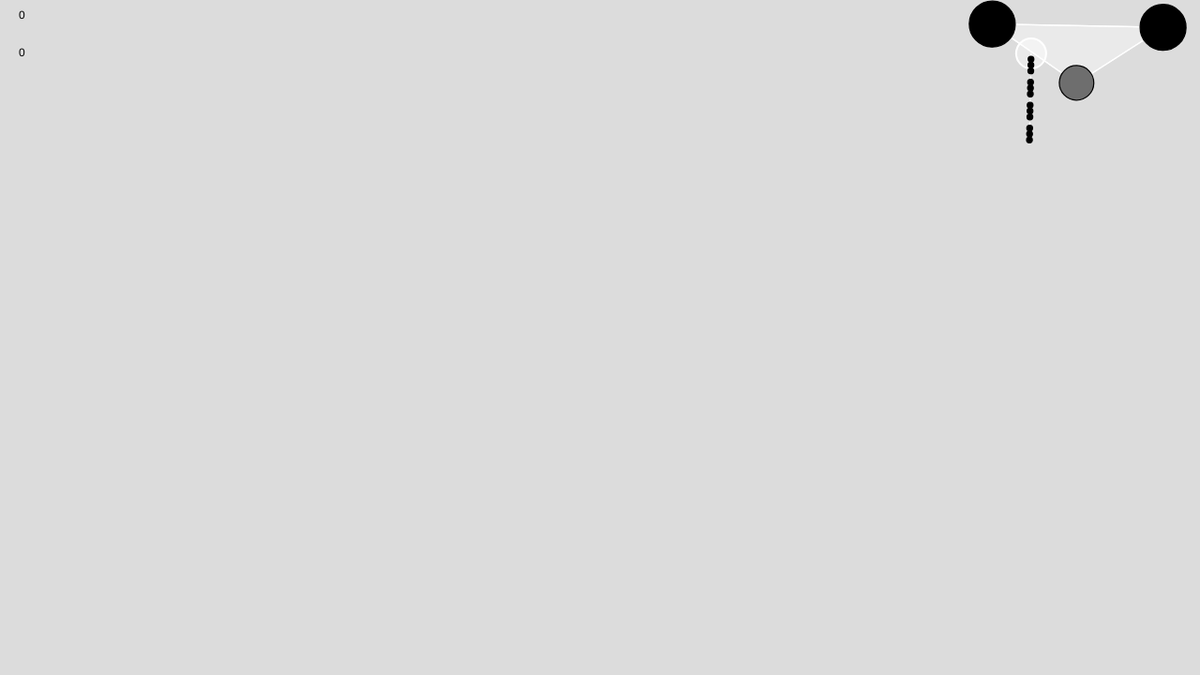
Frame 1 (no input)
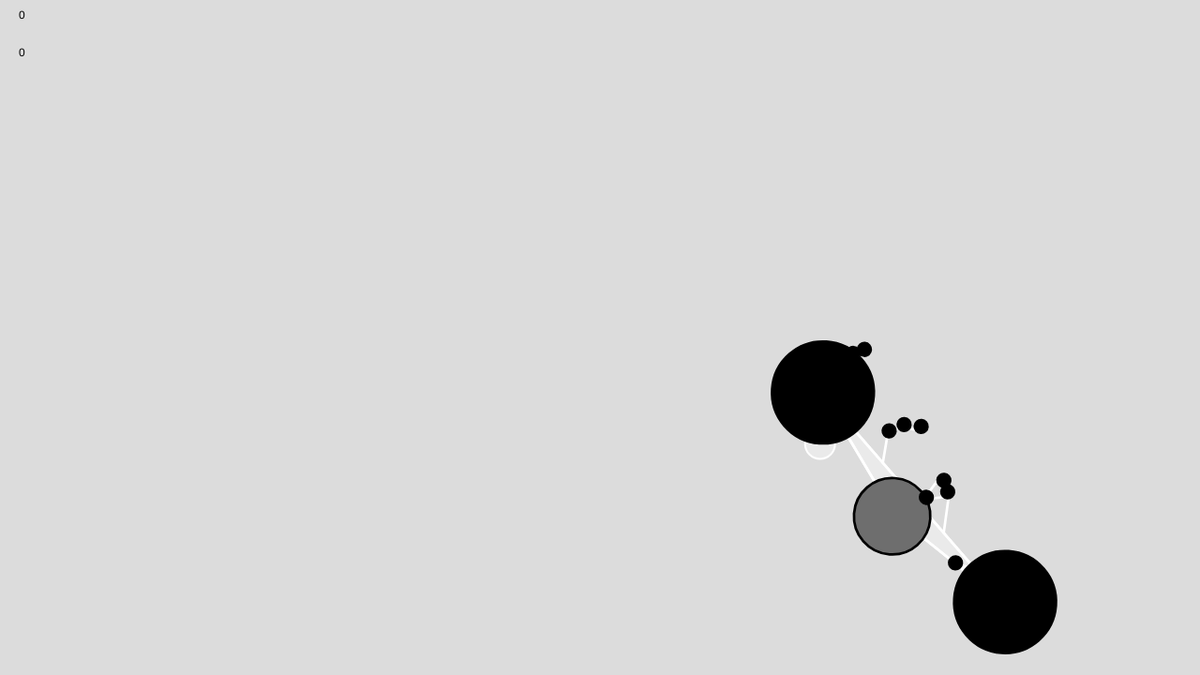
Frame 60 (no input)
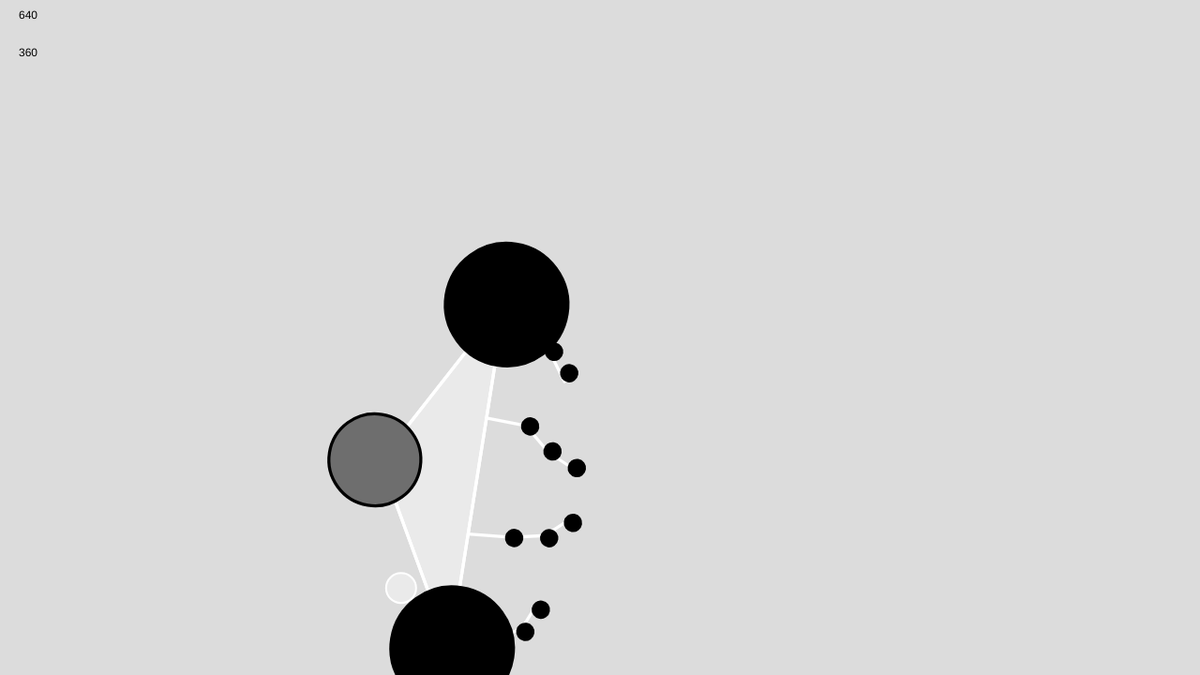
Frame 120 (the mouse pressed at the canvas centre since frame 60)

The p5.js sketch that drew these frames (run headless with seeded random() and noise() and a simulated clock; from frame 60 on, the mouse is pressed at the canvas centre):

// p5.js sketch
// ── sketch.js
let balls = [];
let springs = [];
let mover;
let count = 0;
let trigger = true;

function setup() {
  createCanvas(1280, 720);

  mover = new Mover(1100, 50);

  let a = new Ball(-50, -150 + 80, 40);
  balls.push(a);
  let b = new Ball(-50, 150 + 80, 40);
  balls.push(b);
  let c = new Ball(50, 0 + 80, 30);
  balls.push(c);

  springs.push(new Spring(a, b, 180, 0.2));
  springs.push(new Spring(b, c, 150, 0.2));
  springs.push(new Spring(c, a, 150, 0.2));

  for (let i = 0; i < 16; i++) {
    balls.push(new Ball(i * 10, 0, 5));
  }

  for (let j = 0; j < 4; j++) {
    for (let i = 3; i < 6; i++) {
      springs.push(new Spring(balls[i + j * 4], balls[i + 1 + j * 4], 15, 0.2));
    }
  }
}

function draw() {
  background(220);
  push();

  mover.update();
  mover.show();

  translate(mover.pos.x, mover.pos.y);
  rotate(mover.vel.heading());

  let a;

  if (trigger == true) {
    if (mover.pos.x < 1000 && mover.pos.y > 550 && count < PI) {
      count += 0.1;
    }
    if (count > PI) {
      count = PI;
      trigger = false;
    }
  }

  a = cos(count - PI);
  scale(1, a);
  scale(map(dist(0, mover.pos.y, 0, height), 0, 1000, 1.8, 0.01));

  beginShape();
  vertex(balls[1].pos.x, balls[1].pos.y);
  vertex(balls[2].pos.x, balls[2].pos.y);
  vertex(balls[0].pos.x, balls[0].pos.y);
  endShape(CLOSE);

  for (let s of springs) {
    s.update();
    s.display();
  }

  for (let i = 0; i < balls.length; i++) {
    let b = balls[i];
    b.drag();
    //b.bounce();
    //b.reappear()
    b.update();
    if (i !== 3 && i !== 7 && i !== 11 && i !== 15) {
      b.display();
    }
  }

  balls[3].pos.x = balls[0].pos.x;
  balls[3].pos.y = balls[0].pos.y;
  balls[7].pos.x = balls[0].pos.x;
  balls[7].pos.y = (balls[1].pos.y - balls[0].pos.y) / 3 + balls[0].pos.y;
  balls[11].pos.x = balls[1].pos.x;
  balls[11].pos.y =
    (2 * (balls[1].pos.y - balls[0].pos.y)) / 3 + balls[0].pos.y;
  balls[15].pos.x = balls[1].pos.x;
  balls[15].pos.y = balls[1].pos.y;

  for (let i = 4; i < 19; i++) {
    balls[i].applyForce(createVector(-2, 0));
  }

  strokeWeight(10);
  stroke(0);

  balls[2].pos.add(createVector(sin(frameCount * 0.1) * 5, 0));

  // balls[1].pos.add(createVector(10+sin(frameCount*0.3)*6,0))
  pop();

  strokeWeight(1);
  text(mouseX, 20, 20);
  text(mouseY, 20, 60);
}

///// CLASS /////

let C_GRAVITY = 1;
let DISTANCE_BTW_BALLS = 30;

class Spring {
  constructor(a, b, restLength, stiffness) {
    this.bobA = a;
    this.bobB = b;
    this.len = restLength;
    this.k = stiffness; // spring constant
  }
  update() {
    let vector = p5.Vector.sub(this.bobB.pos, this.bobA.pos);
    let distance = vector.mag();
    let stretch = distance - this.len;
    let strength = -1 * stretch * this.k; // hooke's law

    // force to bobB
    let force = vector.copy();
    force.normalize();
    force.mult(strength);
    this.bobB.applyForce(force);

    // force to bobB
    let force1 = vector.copy();
    force1.normalize();
    force1.mult(strength * -1);
    this.bobA.applyForce(force1);

    //text(strength.toFixed(2), this.bobB.pos.x + 50, this.bobB.pos.y);
  }
  display() {
    line(this.bobA.pos.x, this.bobA.pos.y, this.bobB.pos.x, this.bobB.pos.y);
    //circle(this.bobB.pos.x, this.bobB.pos.y, 8);
  }
}

class Ball {
  constructor(x, y, rad) {
    this.pos = createVector(x, y);
    this.vel = createVector(0, 0);
    this.acc = createVector(0, 0);
    this.rad = rad;
    this.mass = rad * 0.5; // MASS!
    //
    this.damping = 0.95; // -5%
  }
  update() {
    this.vel.add(this.acc);
    this.pos.add(this.vel);
    this.acc.mult(0);

    // let's apply damping here
    this.vel.mult(this.damping);
  }
  applyForce(f) {
    if (this.mass > 0) {
      let force = p5.Vector.div(f, this.mass);
      this.acc.add(force);
    }
  }
  attractedTo(others) {
    for (let i = 0; i < others.length; i++) {
      let other = others[i];
      if (this != other) {
        let distance = this.pos.dist(other.pos);
        let magnitude =
          (C_GRAVITY * this.mass * other.mass) / (distance * distance);
        let force = p5.Vector.sub(other.pos, this.pos);
        force.normalize();
        force.mult(magnitude);
        this.applyForce(force);
      }
    }
  }
  repelledFrom(others) {
    // this method is duplicated from attractedTo()
    // then, the force vector is flipped.
    for (let i = 0; i < others.length; i++) {
      let other = others[i];
      if (this != other) {
        let distance = this.pos.dist(other.pos);

        if (distance < this.rad + DISTANCE_BTW_BALLS) {
          let magnitude =
            (C_GRAVITY * this.mass * other.mass) / (distance * distance);
          let force = p5.Vector.sub(other.pos, this.pos);
          force.normalize();
          force.mult(-1); // ***
          force.mult(magnitude);
          this.applyForce(force);
        }
      }
    }
  }
  reappear() {
    if (this.pos.x < 0) {
      this.pos.x = width;
    } else if (this.pos.x > width) {
      this.pos.x = 0;
    }
    if (this.pos.y < 0) {
      this.pos.y = height;
    } else if (this.pos.y > height) {
      this.pos.y = 0;
    }
  }
  bounce() {
    // x
    if (this.pos.x < 0) {
      this.pos.x = 0;
      this.vel.x = -this.vel.x;
    } else if (this.pos.x > width) {
      this.pos.x = width;
      this.vel.x = -this.vel.x;
    }
    // y
    if (this.pos.y < 0) {
      this.pos.y = 0;
      this.vel.y = -this.vel.y;
    } else if (this.pos.y > height) {
      this.pos.y = height;
      this.vel.y = -this.vel.y;
    }
  }
  drag() {
    if (mouseIsPressed) {
      let distance = dist(this.pos.x, this.pos.y, mouseX, mouseY);
      if (distance < this.rad) {
        // in
        this.pos.x = mouseX;
        this.pos.y = mouseY;
      }
    }
  }
  display() {
    push();
    translate(this.pos.x, this.pos.y);

    stroke(0);
    fill(0);
    if (this == balls[2]) {
      fill(110);
    }
    circle(0, 0, this.rad * 2);
    pop();
  }
}

class Mover {
  constructor(x, y) {
    this.pos = createVector(x, y);
    // this.vel = createVector(1, -1);
    this.vel = createVector(0, 1);
    this.vel.setMag(7);
  }
  update() {
    let mouse = createVector(650, 200);
    this.acc = p5.Vector.sub(mouse, this.pos);
    //this.acc.mult(0.0004);//circle v=mv^2/R 是个圆？？？
    this.acc.mult(0.0003); //ellipse in the same position重复椭圆
    //this.acc.setMag(2);//ellipse but pos will change 位置会变，椭圆
    this.vel.add(this.acc);
    //this.vel.limit(5);
    this.pos.add(this.vel);
  }
  show() {
    stroke(255);
    strokeWeight(2);
    fill(255, 100);
    ellipse(this.pos.x, this.pos.y, 32);
  }
}
